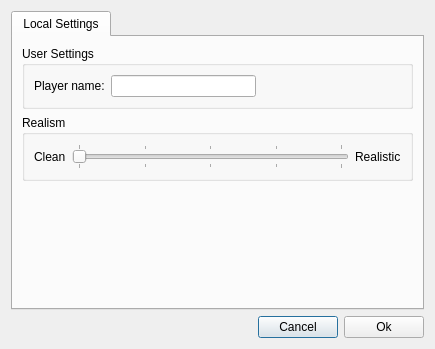
<?xml version="1.0" encoding="UTF-8"?>
<ui version="4.0">
 <class>SettingDialog</class>
 <widget class="QDialog" name="SettingDialog">
  <property name="geometry">
   <rect>
    <x>0</x>
    <y>0</y>
    <width>435</width>
    <height>349</height>
   </rect>
  </property>
  <property name="windowTitle">
   <string>Settings</string>
  </property>
  <layout class="QVBoxLayout" name="verticalLayout_2">
   <item>
    <widget class="QTabWidget" name="tabWidget">
     <property name="currentIndex">
      <number>0</number>
     </property>
     <widget class="QWidget" name="tab">
      <attribute name="title">
       <string>Local Settings</string>
      </attribute>
      <layout class="QVBoxLayout" name="verticalLayout">
       <item>
        <widget class="QGroupBox" name="groupBox_2">
         <property name="title">
          <string>User Settings</string>
         </property>
         <layout class="QGridLayout" name="gridLayout_4">
          <item row="0" column="0">
           <widget class="QLabel" name="label">
            <property name="text">
             <string>Player name:</string>
            </property>
           </widget>
          </item>
          <item row="0" column="1">
           <layout class="QHBoxLayout" name="horizontalLayout">
            <item>
             <widget class="QLineEdit" name="_userName"/>
            </item>
            <item>
             <spacer name="horizontalSpacer">
              <property name="orientation">
               <enum>Qt::Horizontal</enum>
              </property>
              <property name="sizeHint" stdset="0">
               <size>
                <width>40</width>
                <height>20</height>
               </size>
              </property>
             </spacer>
            </item>
           </layout>
          </item>
         </layout>
        </widget>
       </item>
       <item>
        <widget class="QGroupBox" name="groupBox">
         <property name="title">
          <string>Realism</string>
         </property>
         <layout class="QGridLayout" name="gridLayout">
          <item row="0" column="1">
           <widget class="QSlider" name="_realisticSlider">
            <property name="minimum">
             <number>1</number>
            </property>
            <property name="maximum">
             <number>5</number>
            </property>
            <property name="pageStep">
             <number>1</number>
            </property>
            <property name="orientation">
             <enum>Qt::Horizontal</enum>
            </property>
            <property name="tickPosition">
             <enum>QSlider::TicksBothSides</enum>
            </property>
           </widget>
          </item>
          <item row="0" column="0">
           <widget class="QLabel" name="label_3">
            <property name="text">
             <string>Clean</string>
            </property>
           </widget>
          </item>
          <item row="0" column="2">
           <widget class="QLabel" name="label_4">
            <property name="text">
             <string>Realistic</string>
            </property>
           </widget>
          </item>
         </layout>
        </widget>
       </item>
       <item>
        <spacer name="verticalSpacer">
         <property name="orientation">
          <enum>Qt::Vertical</enum>
         </property>
         <property name="sizeHint" stdset="0">
          <size>
           <width>20</width>
           <height>40</height>
          </size>
         </property>
        </spacer>
       </item>
      </layout>
     </widget>
    </widget>
   </item>
   <item>
    <layout class="QHBoxLayout" name="horizontalLayout_2">
     <item>
      <spacer name="horizontalSpacer_2">
       <property name="orientation">
        <enum>Qt::Horizontal</enum>
       </property>
       <property name="sizeHint" stdset="0">
        <size>
         <width>40</width>
         <height>20</height>
        </size>
       </property>
      </spacer>
     </item>
     <item>
      <widget class="QPushButton" name="_cancelButton">
       <property name="text">
        <string>Cancel</string>
       </property>
      </widget>
     </item>
     <item>
      <widget class="QPushButton" name="_okButton">
       <property name="text">
        <string>Ok</string>
       </property>
      </widget>
     </item>
    </layout>
   </item>
  </layout>
 </widget>
 <resources/>
 <connections/>
</ui>
